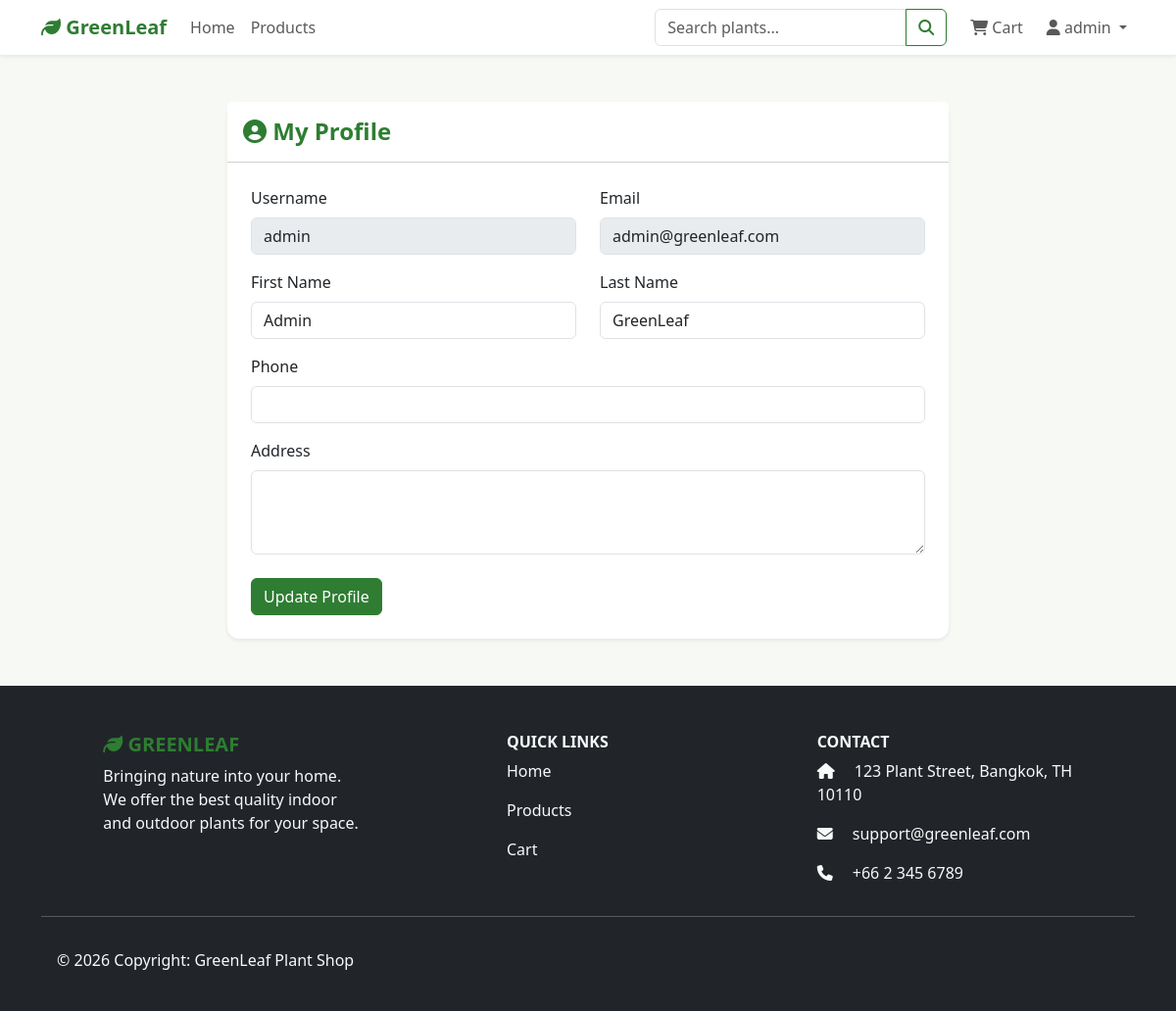
The app's page /profile.php (signed in) with its own data.
### tables this page shows
CREATE TABLE `users` (
  `id` int(11) NOT NULL AUTO_INCREMENT,
  `first_name` varchar(50) NOT NULL,
  `last_name` varchar(50) NOT NULL,
  `username` varchar(50) NOT NULL,
  `email` varchar(100) NOT NULL,
  `password` varchar(255) NOT NULL,
  `phone` varchar(20) DEFAULT NULL,
  `address` text DEFAULT NULL,
  `role` enum('customer','admin') DEFAULT 'customer',
  `created_at` timestamp DEFAULT current_timestamp(),
  PRIMARY KEY (`id`),
  UNIQUE KEY `username` (`username`),
  UNIQUE KEY `email` (`email`)
);

### profile.php (the view, shortened to what this page needs)
<?php
require_once 'includes/header.php';
require_once 'includes/navbar.php';
$user_id = $_SESSION['user_id'];
$stmt = $conn->prepare("SELECT * FROM users WHERE id = :id");
$stmt->execute(['id' => $user_id]);
$user = $stmt->fetch();
?>
<div class="container my-5">
    <div class="row justify-content-center">
        <div class="col-md-8">
            <div class="card border-0 shadow-sm">
                <div class="card-header bg-white py-3">
                    <h4 class="mb-0 text-success fw-bold"><i class="fa-solid fa-user-circle"></i> My Profile</h4>
                </div>
                <div class="card-body p-4">
                    <form method="POST" action="profile.php">
                        <div class="row mb-3">
                            <div class="col-md-6">
                                <label class="form-label">Username</label>
                                <input type="text" class="form-control" value="<?= htmlspecialchars($user['username']) ?>" disabled>
                            </div>
                            <div class="col-md-6">
                                <label class="form-label">Email</label>
                                <input type="email" class="form-control" value="<?= htmlspecialchars($user['email']) ?>" disabled>
                            </div>
                        </div>
                        <div class="row mb-3">
                            <div class="col-md-6">
                                <label class="form-label">First Name</label>
                                <input type="text" name="first_name" class="form-control" required value="<?= htmlspecialchars($user['first_name']) ?>">
                            </div>
                            <div class="col-md-6">
                                <label class="form-label">Last Name</label>
                                <input type="text" name="last_name" class="form-control" required value="<?= htmlspecialchars($user['last_name']) ?>">
                            </div>
                        </div>
                        <div class="mb-3">
                            <label class="form-label">Phone</label>
                            <input type="tel" name="phone" class="form-control" value="<?= htmlspecialchars($user['phone']) ?>">
                        </div>
                        <div class="mb-4">
                            <label class="form-label">Address</label>
                            <textarea name="address" class="form-control" rows="3"><?= htmlspecialchars($user['address']) ?></textarea>
                        </div>
                        <button type="submit" class="btn btn-success">Update Profile</button>
                    </form>
                </div>
            </div>
        </div>
    </div>
</div>
<?php require_once 'includes/footer.php'; ?>

### assets/css/style.css (style rules this page uses)
:root { --primary-color: #2E7D32; --secondary-color: #66BB6A; --bg-color: #F7F9F4; --text-color: #333333; }
body { background-color: var(--bg-color); color: var(--text-color); font-family: 'Segoe UI', Tahoma, Geneva, Verdana, sans-serif; }
.text-success { color: var(--primary-color) !important; }
.btn-success { background-color: var(--primary-color); border-color: var(--primary-color); }
.card { border: none; border-radius: 12px; box-shadow: 0 4px 6px rgba(0,0,0,0.05); transition: transform 0.3s ease, box-shadow 0.3s ease; }

### records on screen
users: username "admin", email "admin@greenleaf.com", first_name "Admin", last_name "GreenLeaf"

### other values on screen
$_SESSION['username'] "admin"
